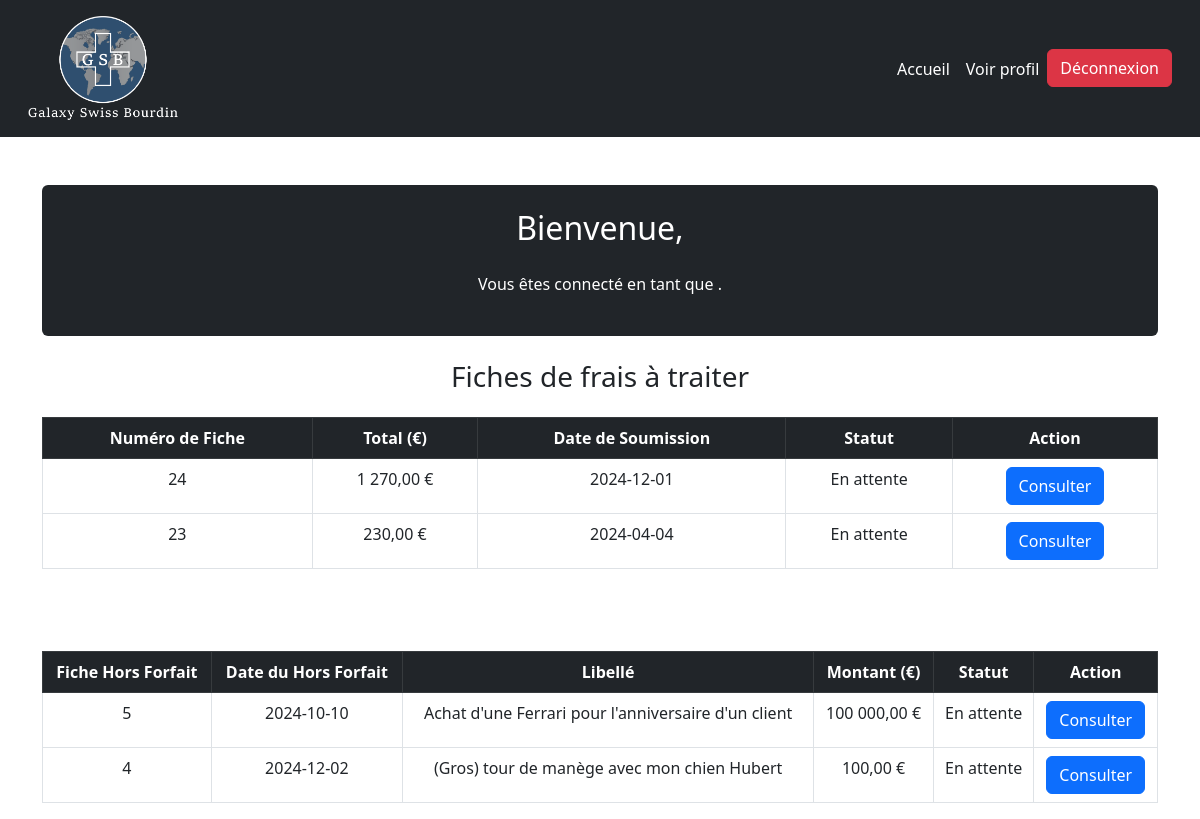
Screenshot of /dashboardComptable.php with the database file from the repository.
### tables this page shows
CREATE TABLE `fiche_frais` (
  `n°fiche_frais` int(11) NOT NULL,
  `montant_repas` decimal(10,2) DEFAULT NULL,
  `nombre_repas` int(11) NOT NULL,
  `montant_hebergement` decimal(10,2) DEFAULT NULL,
  `nombre_hebergement` int(11) NOT NULL,
  `montant_deplacement` decimal(10,2) DEFAULT 0.00,
  `nombre_deplacement` int(11) NOT NULL,
  `total` decimal(10,2) NOT NULL,
  `date_soumission` date NOT NULL,
  `justificatif` varchar(255) NOT NULL,
  `kilometres_voiture` int(11) DEFAULT 0,
  `statut` varchar(255) DEFAULT NULL,
  `montant_rembourse` decimal(10,2) DEFAULT 0.00,
  `id_visiteur` int(11) DEFAULT NULL
);

CREATE TABLE `hors_forfait` (
  `id_hors_forfait` int(11) NOT NULL,
  `date_hors_forfait` date NOT NULL,
  `libelle` varchar(255) NOT NULL,
  `montant` decimal(10,2) NOT NULL,
  `justificatif` varchar(255) NOT NULL,
  `statut` varchar(255) DEFAULT NULL,
  `montant_rembourse` decimal(10,2) NOT NULL,
  `id_visiteur` int(11) DEFAULT NULL
);

### dashboardComptable.php (the view, shortened to what this page needs)
<?php
$prenom = $_SESSION['prenom'];
$nom = $_SESSION['nom'];
$role = $_SESSION['nom_role'];
$host = 'localhost';
$dbname = 'gsb1';
$username = 'root';
$password = '';
try {
    $pdo = new PDO("mysql:host=$host;dbname=$dbname;charset=utf8", $username, $password);
    $pdo->setAttribute(PDO::ATTR_ERRMODE, PDO::ERRMODE_EXCEPTION);
    $stmt = $pdo->prepare("SELECT `n°fiche_frais`, total, date_soumission, statut
                            FROM fiche_frais
                            WHERE statut = 'En attente'
                            ORDER BY `n°fiche_frais` DESC");
    $stmt->execute();
    $fiches = $stmt->fetchAll(PDO::FETCH_ASSOC);
    $stmt_hors_forfait = $pdo->prepare("SELECT *
                                        FROM hors_forfait
                                        WHERE statut = 'En attente'
                                        ORDER BY id_hors_forfait DESC;");
    $stmt_hors_forfait->execute();
    $hors_forfait = $stmt_hors_forfait->fetchAll(PDO::FETCH_ASSOC);
} catch (PDOException $e) {
    echo "Erreur : " . $e->getMessage();
}
?>
<!DOCTYPE html>
<html lang="fr">
<head>
    <link href="https://cdn.jsdelivr.net/npm/bootstrap@5.3.0/dist/css/bootstrap.min.css" rel="stylesheet">
</head>
<body class="bg-white text-white">
<nav class="navbar navbar-expand-lg navbar-dark bg-dark p-3">
    <div class="container-fluid">
    <img src="assets\images\Fichier 1.png" alt="Logo" width="150" height="auto" class="d-inline-block align-text-center">
        <div class="collapse navbar-collapse" id="navbarNav">
            <ul class="navbar-nav ms-auto">
                <li class="nav-item">
                    <a class="nav-link text-white" href="dashboardComptable.php">Accueil</a>
                </li>
                <li class="nav-item">
                    <a class="nav-link text-white" href="profilComptable.php?id=<?= $_SESSION['id'] ?>">Voir profil</a>
                </li>
                <li class="nav-item">
                    <form action="logout.php" method="post" class="d-inline">
                        <button type="submit" class="btn btn-danger">Déconnexion</button>
                    </form>
                </li>
            </ul>
        </div>
    </div>
</nav>
<div class="container mt-5">
    <div class="bg-dark p-4 rounded text-white">
        <h2 class="text-center mb-4">Bienvenue, <strong><?= htmlspecialchars($prenom) . " " . htmlspecialchars($nom)?></strong></h2>
        <p class="text-center">Vous êtes connecté en tant que <strong><?= htmlspecialchars($role) ?></strong>.</p>
    </div>
</div>
<div class="container mt-4">
    <h3 class="text-center mb-4 text-dark">Fiches de frais à traiter</h3>
    <table class="table table-bordered text-center">
        <thead class="table-dark">
            <tr>
                <th>Numéro de Fiche</th>
                <th>Total (€)</th>
                <th>Date de Soumission</th>
                <th>Statut</th>
                <th>Action</th>
            </tr>
        </thead>
        <tbody>
            <?php if (!empty($fiches)) : ?>
                <?php foreach ($fiches as $fiche) : ?>
                    <tr>
                        <td><?= htmlspecialchars($fiche['n°fiche_frais']); ?></td>
                        <td><?= number_format($fiche['total'], 2, ',', ' '); ?> €</td>
                        <td><?= htmlspecialchars($fiche['date_soumission']); ?></td>
                        <td><?= htmlspecialchars($fiche['statut']); ?></td>
                        <td>
                            <a href="validationFrais.php?fiche_id=<?= $fiche['n°fiche_frais']; ?>" class="btn btn-primary">Consulter</a>
                        </td>
                    </tr>
                <?php endforeach; ?>
            <?php else : ?>
                <tr>
                    <td colspan="5">Aucune fiche de frais en attente.</td>
                </tr>
            <?php endif; ?>
        </tbody>
    </table>
</div>
<div class="container mt-4">
    <h3 class="text-center mb-4">Liste des Hors Forfait</h3>
    <table class="table table-bordered text-center">
        <thead class="table-dark">
            <tr>
                <th>Fiche Hors Forfait</th>
                <th>Date du Hors Forfait</th>
                <th>Libellé</th>
                <th>Montant (€)</th>
                <th>Statut</th>
                <th>Action</th>
            </tr>
        </thead>
        <tbody>
            <?php if (!empty($hors_forfait)) : ?>
                <?php foreach ($hors_forfait as $hf) : ?>
                    <tr>
                        <td><?= htmlspecialchars($hf['id_hors_forfait']); ?></td>
                        <td><?= htmlspecialchars($hf['date_hors_forfait']); ?></td>
                        <td><?= htmlspecialchars($hf['libelle']); ?></td>
                        <td><?= number_format($hf['montant'], 2, ',', ' '); ?> €</td>
                        <td><?= htmlspecialchars($hf['statut']); ?></td>
                        <td>
                            <a href="validationHorsForfait.php?hf_id=<?= $hf['id_hors_forfait']; ?>" class="btn btn-primary">Consulter</a>
                        </td>
                    </tr>
                <?php endforeach; ?>
            <?php else : ?>
                <tr>
                    <td colspan="6">Aucun hors forfait enregistré.</td>
                </tr>
            <?php endif; ?>
        </tbody>
    </table>
</div>
</body>
</html>

### rows the page displays
fiche_frais: value "24", total "1 270,00", date_soumission "2024-12-01", statut "En attente"
fiche_frais: value "23", total "230,00", date_soumission "2024-04-04", statut "En attente"
hors_forfait: id_hors_forfait "5", date_hors_forfait "2024-10-10", libelle "Achat d'une Ferrari pour l'anniversaire d'un client", montant "100 000,00", statut "En attente"
hors_forfait: id_hors_forfait "4", date_hors_forfait "2024-12-02", libelle "(Gros) tour de manège avec mon chien Hubert", montant "100,00", statut "En attente"
